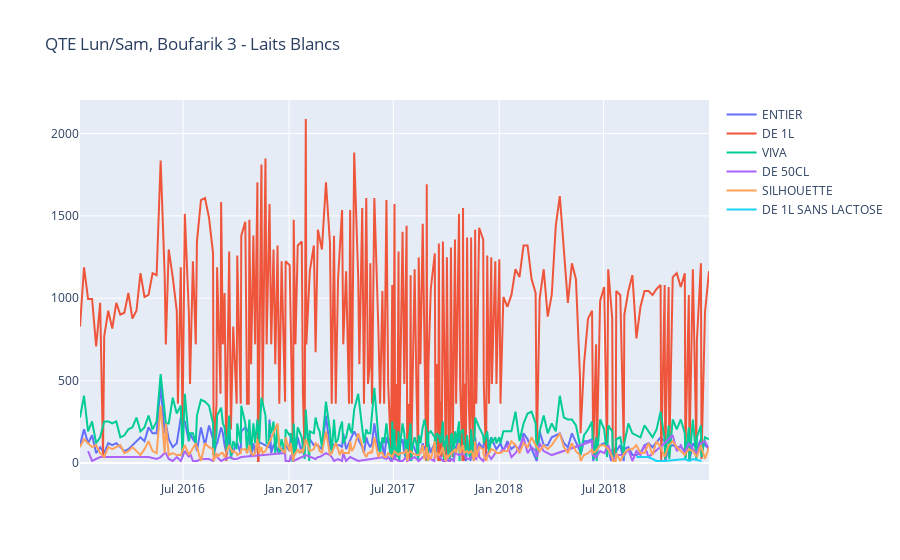
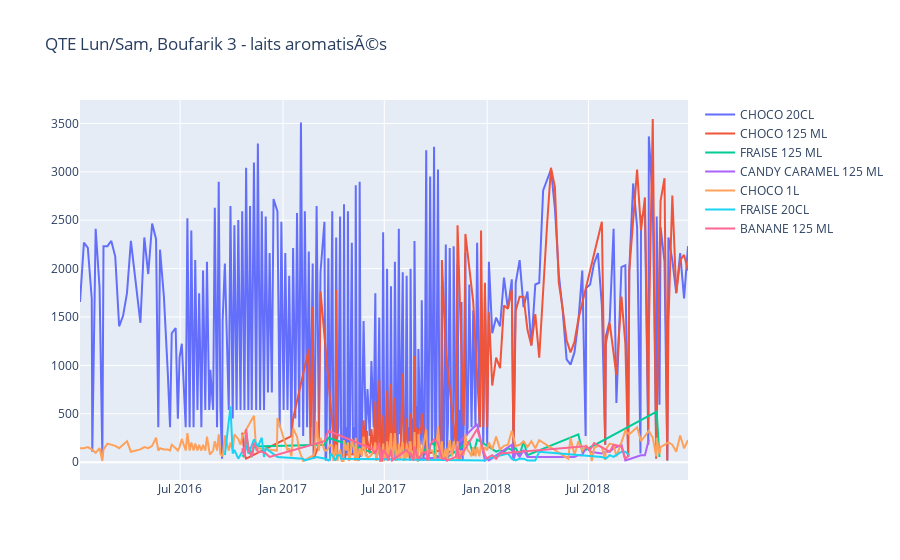

Notebook code for these charts, in order:
### Markdown cell above
## Vente de produit de chaque gamme dans l'itineraire

### Code cell
def Plot_QTE(itinerary):
    
    for gamme in tqdm(list(productDict.keys())[:2]):
        data=[]
        print(gamme," :")
        for prod in tqdm(productDict[gamme]):
            y=myData[(myData["ITINERARY_NAME"].str.match(itinerary)) & (myData["PRODUCT_NAME"].str.match(prod))][["GREGORIAN_DATE","SOLD QUANTITY"]].groupby("GREGORIAN_DATE").sum()
            data.append(go.Scatter(
                x = y.index,
                y = y["SOLD QUANTITY"],
                mode="lines",
                name=f"{prod}",))

                                     ###           PLOTING       ###
        layout = go.Layout(title=f"QTE {itinerary} - {gamme}")
        fig=go.Figure(data=data,layout=layout)
        pyo.iplot(fig)
def Plot_QTE2(itinerary):
    
    for gamme in tqdm(list(productDict.keys())[2:4]):
        data=[]
        print(gamme," :")
        for prod in tqdm(productDict[gamme]):
            y=myData[(myData["ITINERARY_NAME"].str.match(itinerary)) & (myData["PRODUCT_NAME"].str.match(prod))][["GREGORIAN_DATE","SOLD QUANTITY"]].groupby("GREGORIAN_DATE").sum()
            data.append(go.Scatter(
                x = y.index,
                y = y["SOLD QUANTITY"],
                mode="lines",
                name=f"{prod}",))

                                     ###           PLOTING       ###
        layout = go.Layout(title=f"QTE {itinerary} - {gamme}")
        fig=go.Figure(data=data,layout=layout)
        pyo.iplot(fig)
        
def Plot_QTE3(itinerary):
    
    for gamme in tqdm(list(productDict.keys())[4:6]):
        data=[]
        print(gamme," :")
        for prod in tqdm(productDict[gamme]):
            y=myData[(myData["ITINERARY_NAME"].str.match(itinerary)) & (myData["PRODUCT_NAME"].str.match(prod))][["GREGORIAN_DATE","SOLD QUANTITY"]].groupby("GREGORIAN_DATE").sum()
            data.append(go.Scatter(
                x = y.index,
                y = y["SOLD QUANTITY"],
                mode="lines",
                name=f"{prod}",))

                                     ###           PLOTING       ###
        layout = go.Layout(title=f"QTE {itinerary} - {gamme}")
        fig=go.Figure(data=data,layout=layout)
        pyo.iplot(fig)
        
def Plot_QTE4(itinerary):
    
    for gamme in tqdm(list(productDict.keys())[4:6]):
        data=[]
        print(gamme," :")
        for prod in tqdm(productDict[gamme]):
            y=myData[(myData["ITINERARY_NAME"].str.match(itinerary)) & (myData["PRODUCT_NAME"].str.match(prod))][["GREGORIAN_DATE","SOLD QUANTITY"]].groupby("GREGORIAN_DATE").sum()
            data.append(go.Scatter(
                x = y.index,
                y = y["SOLD QUANTITY"],
                mode="lines",
                name=f"{prod}",))

                                     ###           PLOTING       ###
        layout = go.Layout(title=f"QTE {itinerary} - {gamme}")
        fig=go.Figure(data=data,layout=layout)
        pyo.iplot(fig)

Plot_QTE(iti_name)

### Figure 1 — Plotly figure (JSON) as saved in the notebook; plotly's stock layout.template omitted (floating-point values rounded to 4 significant figures; data arrays with more than 128 entries replaced by an {"elided": "..."} marker saying what was removed)
{"data": [{"mode": "lines", "name": "ENTIER", "type": "scatter", "x": {"elided": "232 str values"}, "y": {"elided": "232 int values"}}, {"mode": "lines", "name": "DE 1L", "type": "scatter", "x": {"elided": "274 str values"}, "y": {"elided": "274 int values"}}, {"mode": "lines", "name": "VIVA", "type": "scatter", "x": {"elided": "256 str values"}, "y": {"elided": "256 int values"}}, {"mode": "lines", "name": "DE 50CL", "type": "scatter", "x": {"elided": "134 str values"}, "y": {"elided": "134 int values"}}, {"mode": "lines", "name": "SILHOUETTE", "type": "scatter", "x": {"elided": "223 str values"}, "y": {"elided": "223 int values"}}, {"mode": "lines", "name": "DE 1L SANS LACTOSE", "type": "scatter", "x": ["2018-08-27", "2018-09-17", "2018-10-01", "2018-10-15", "2018-11-19", "2018-11-27", "2018-12-03", "2018-12-17", "2018-12-18"], "y": [36, 36, 12, 12, 24, 12, 24, 12, 12]}], "layout": {"title": {"text": "QTE Lun/Sam, Boufarik 3 - Laits Blancs"}}}

### Figure 2 — Plotly figure (JSON) as saved in the notebook; plotly's stock layout.template omitted (floating-point values rounded to 4 significant figures; data arrays with more than 128 entries replaced by an {"elided": "..."} marker saying what was removed)
{"data": [{"mode": "lines", "name": "CHOCO 20CL", "type": "scatter", "x": {"elided": "308 str values"}, "y": {"elided": "308 int values"}}, {"mode": "lines", "name": "CHOCO 125 ML", "type": "scatter", "x": {"elided": "129 str values"}, "y": {"elided": "129 int values"}}, {"mode": "lines", "name": "FRAISE 125 ML", "type": "scatter", "x": ["2016-10-20", "2016-10-24", "2016-10-27", "2016-10-31", "2016-11-03", "2016-11-06", "2016-11-10", "2017-03-16", "2017-03-23", "2017-06-08", "2017-06-15", "2017-06-22", "2017-06-24", "2017-06-27", "2017-06-29", "2017-08-10", "2017-08-14", "2017-08-17", "2017-08-19", "2017-08-21", "2017-08-22", "2017-08-24", "2017-08-28", "2017-08-30", "2017-08-31", "2017-09-04", "2017-09-05", "2017-09-06", "2017-09-14", "2017-09-16", "2017-09-18", "2017-09-21", "2017-09-28", "2017-09-30", "2017-10-21", "2017-10-23", "2017-11-30", "2017-12-07", "2017-12-14", "2018-01-17", "2018-01-24", "2018-01-31", "2018-02-07", "2018-02-14", "2018-02-21", "2018-02-28", "2018-03-07", "2018-03-14", "2018-06-13", "2018-06-20", "2018-10-31", "2018-11-05"], "y": [72, 54, 306, 144, 144, 54, 162, 180, 252, 108, 90, 162, 18, 18, 90, 126, 90, 126, 72, 18, 18, 162, 54, 36, 18, 36, 54, 90, 144, 18, 54, 180, 198, 72, 18, 54, 216, 72, 234, 108, 126, 108, 144, 126, 144, 72, 216, 72, 288, 108, 522, 54]}, {"mode": "lines", "name": "CANDY CARAMEL 125 ML", "type": "scatter", "x": ["2017-08-30", "2017-08-31", "2017-09-03", "2017-09-04", "2017-10-22", "2017-10-23", "2017-10-26", "2017-12-14", "2017-12-28", "2018-01-01", "2018-01-04", "2018-02-14", "2018-02-17", "2018-02-21", "2018-02-28", "2018-03-07", "2018-03-14", "2018-06-06", "2018-06-13", "2018-06-20", "2018-06-27", "2018-07-04", "2018-07-25", "2018-08-01", "2018-08-08", "2018-08-15", "2018-08-29", "2018-09-05", "2018-10-03", "2018-10-10", "2018-10-17"], "y": [36, 54, 18, 36, 54, 90, 108, 396, 18, 36, 18, 180, 18, 108, 54, 126, 54, 54, 72, 72, 162, 108, 90, 108, 108, 144, 180, 18, 72, 72, 234]}, {"mode": "lines", "name": "CHOCO 1L", "type": "scatter", "x": {"elided": "237 str values"}, "y": {"elided": "237 int values"}}, {"mode": "lines", "name": "FRAISE 20CL", "type": "scatter", "x": ["2016-09-19", "2016-09-29", "2016-10-03", "2016-10-06", "2016-10-13", "2016-10-27", "2016-10-31", "2016-11-03", "2016-11-10", "2016-11-17", "2016-11-24", "2016-11-28", "2016-12-01", "2016-12-22", "2017-02-06", "2017-02-09", "2017-03-02", "2017-03-16", "2017-03-18", "2017-03-23", "2017-03-26", "2017-03-27", "2017-04-01", "2017-04-04", "2017-04-06", "2017-04-08", "2017-04-13", "2017-04-15", "2017-12-28", "2018-01-01", "2018-02-07", "2018-02-14", "2018-02-21", "2018-02-28", "2018-03-07", "2018-03-14", "2018-03-21", "2018-03-28", "2018-04-04", "2018-07-11", "2018-07-18", "2018-07-25", "2018-08-01", "2018-08-08", "2018-08-15", "2018-08-29", "2018-09-05", "2018-09-12"], "y": [72, 576, 90, 126, 36, 180, 90, 126, 234, 162, 252, 54, 144, 54, 36, 18, 54, 36, 36, 18, 36, 90, 54, 18, 36, 72, 72, 36, 18, 36, 90, 36, 18, 36, 36, 18, 18, 18, 108, 54, 54, 54, 36, 72, 54, 108, 108, 72]}, {"mode": "lines", "name": "BANANE 125 ML", "type": "scatter", "x": ["2016-10-20", "2016-10-24", "2016-10-27", "2016-10-31", "2016-11-03", "2016-11-06", "2016-11-10", "2016-11-17", "2016-11-24", "2016-12-01", "2016-12-08", "2017-03-16", "2017-03-23", "2017-06-08", "2017-06-15", "2017-06-22", "2017-06-24", "2017-06-27", "2017-06-29", "2017-07-06", "2017-07-08", "2017-07-13", "2017-07-15", "2017-08-10", "2017-08-14", "2017-08-17", "2017-08-19", "2017-08-21", "2017-08-22", "2017-08-24", "2017-08-30", "2017-09-05", "2017-09-06", "2017-09-14", "2017-09-16", "2017-09-18", "2017-09-21", "2017-09-28", "2017-10-05", "2017-10-12", "2017-10-19", "2017-10-21", "2017-11-06", "2017-11-09", "2017-11-11", "2017-11-16", "2017-12-14", "2017-12-28", "2018-01-01", "2018-01-04", "2018-01-10", "2018-01-17", "2018-01-24", "2018-06-20", "2018-06-27", "2018-07-04", "2018-07-11", "2018-08-08", "2018-08-15", "2018-08-29", "2018-09-05", "2018-09-12"], "y": [144, 54, 342, 126, 90, 54, 198, 108, 108, 90, 54, 216, 324, 144, 90, 198, 18, 18, 126, 72, 18, 126, 18, 126, 90, 90, 72, 18, 18, 162, 36, 72, 90, 108, 18, 36, 180, 234, 198, 36, 36, 18, 54, 162, 36, 72, 342, 72, 36, 54, 72, 36, 90, 162, 162, 126, 198, 108, 180, 162, 36, 72]}, {"mode": "lines", "name": "R16054", "type": "scatter", "x": [], "y": []}], "layout": {"title": {"text": "QTE Lun/Sam, Boufarik 3 - laits aromatisÃ©s"}}}
